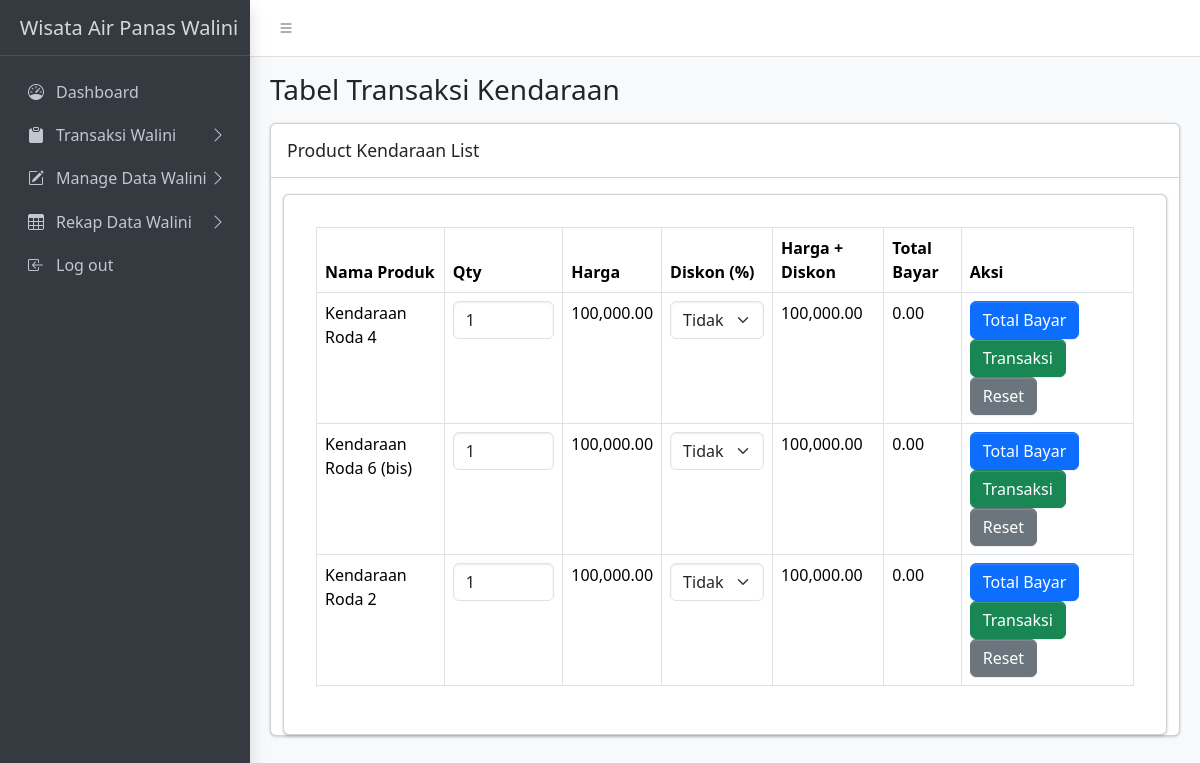
/admin/transaksi/kendaraan/kendaraan.php, run on an earlier commit of the app's database.
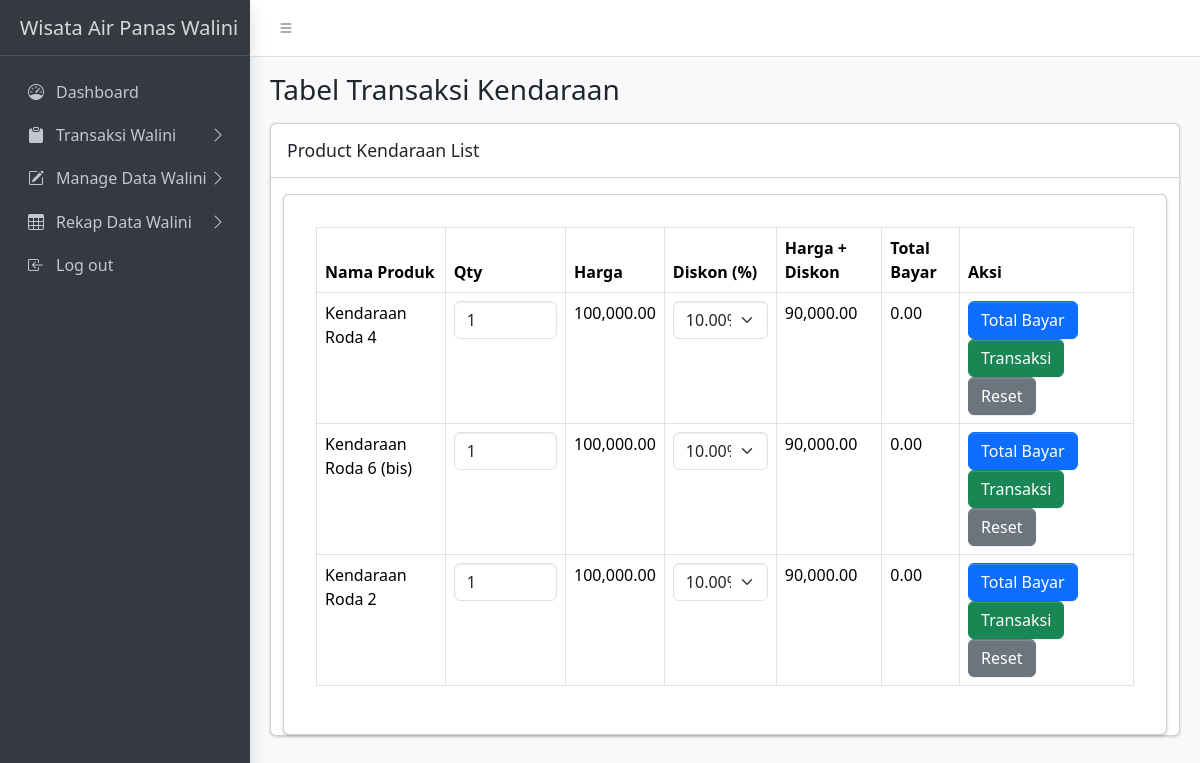
And on a later commit of the database.
### tables this page shows
CREATE TABLE `products` (
  `id_product` int(11) NOT NULL,
  `nama_product` varchar(100) NOT NULL,
  `kategori_product` enum('Kolam Renang','Kendaraan','PlayGround','Penginapan','Kelengkapan') NOT NULL,
  `sub_kategori_product` enum('Penginapan Bungalow','Penginapan Kerucut','Penginapan Lumbung','Penginapan Panggung') DEFAULT NULL,
  `harga_weekday` decimal(10,2) NOT NULL,
  `harga_weekend` decimal(10,2) NOT NULL,
  `created_at` datetime NOT NULL DEFAULT current_timestamp(),
  `updated_by` int(11) DEFAULT NULL,
  `img` varchar(255) NOT NULL,
  `updated_at` timestamp NOT NULL DEFAULT current_timestamp() ON UPDATE current_timestamp(),
  `status_penginapan` enum('terisi','kosong') DEFAULT 'kosong'
);

CREATE TABLE `discounts` (
  `id_discount` int(11) NOT NULL,
  `id_product` int(11) NOT NULL,
  `discount_value` decimal(10,2) NOT NULL,
  `created_at` datetime DEFAULT current_timestamp(),
  `updated_at` timestamp NOT NULL DEFAULT current_timestamp() ON UPDATE current_timestamp(),
  `id_user` int(11) NOT NULL
);

### admin/transaksi/kendaraan/kendaraan.php (the view, shortened to what this page needs)
<?php
require '../../../includes/db_connect.php';
?>
<!DOCTYPE html>
<html lang="en">
<head>
    <link rel="stylesheet" href="https://cdn.jsdelivr.net/npm/@fontsource/source-sans-3@5.0.12/index.css">
    <link rel="stylesheet" href="https://cdn.jsdelivr.net/npm/overlayscrollbars@2.3.0/styles/overlayscrollbars.min.css">
    <link rel="stylesheet" href="https://cdn.jsdelivr.net/npm/bootstrap-icons@1.11.0/font/bootstrap-icons.min.css">
    <link rel="stylesheet" href="../../../assets/css/adminlte.css">
    <link rel="stylesheet" href="https://cdn.jsdelivr.net/npm/apexcharts@3.37.1/dist/apexcharts.css">
    <link rel="stylesheet" href="https://cdn.jsdelivr.net/npm/jsvectormap@1.5.3/dist/css/jsvectormap.min.css">
</head>
<body class="layout-fixed sidebar-expand-lg bg-body-tertiary">
    <div class="app-wrapper">
        <nav class="app-header navbar navbar-expand bg-body">
            <div class="container-fluid">
                <ul class="navbar-nav">
                    <li class="nav-item"> <a class="nav-link" data-lte-toggle="sidebar" href="#" role="button"> <i class="bi bi-list"></i> </a> </li>
                </ul>
            </div>
        </nav>
        <aside class="app-sidebar bg-body-secondary shadow" data-bs-theme="dark">
            <div class="sidebar-brand"> <a href="../../index.php" class="brand-link"> <span class="brand-text fw-light">Wisata Air Panas Walini</span> </a> </div>
            <div class="sidebar-wrapper">
                <nav class="mt-2">
                    <ul class="nav sidebar-menu flex-column" data-lte-toggle="treeview" role="menu" data-accordion="false">
                        <li class="nav-item">
                            <a href="../../index.php" class="nav-link" role="menuitem">
                                <i class="nav-icon bi bi-speedometer"></i>
                                <p>Dashboard</p>
                            </a>
                        </li>
                        <li class="nav-item">
                            <a href="#" class="nav-link" role="menuitem">
                                <i class="nav-icon bi bi-clipboard-fill"></i>
                                <p>Transaksi Walini
                                </p>
                            </a>
                        <li class="nav-item">
                            <a href="#" class="nav-link" role="menuitem">
                                <i class="nav-icon bi bi-pencil-square"></i>
                                <p>Manage Data Walini
                                </p>
                            </a>
                        </li>
                        <li class="nav-item">
                            <a href="#" class="nav-link" role="menuitem">
                                <i class="nav-icon bi bi-table"></i>
                                <p>Rekap Data Walini
                                </p>
                            </a>
                        </li>
                        <li class="nav-item">
                            <a href="#logout" onclick="logout()" class="nav-link" role="menuitem">
                                <i class="nav-icon bi bi-box-arrow-in-left"></i>
                                <p>Log out</p>
                            </a>
                        </li>
                    </ul>
                </nav>
            </div>
        </aside>
        <main class="app-main">
            <div class="app-content-header">
                <div class="container-fluid">
                    <div class="row">
                        <div class="col-sm-6">
                            <h3 class="mb-0">Tabel Transaksi Kendaraan</h3>
                        </div>
                    </div>
                </div>
            </div>
            <div class="app-content">
                <div class="container-fluid">
                    <div class="row">
                        <div class="col-md-12">
                            <div class="card mb-4">
                                <div class="card-header">
                                    <h3 class="card-title">Product Kendaraan List</h3>
                                </div>
                                <div class="container-fluid">
                                    <div class="card mt-3 p-3">
                                        <div class="card-body">
                                            <div class="table-responsive">
                                                <table class="table table-bordered table-hover">
                                                    <thead>
                                                        <tr>
                                                            <th>Nama Produk</th>
                                                            <th>Qty</th>
                                                            <th>Harga</th>
                                                            <th>Diskon (%)</th>
                                                            <th>Harga + Diskon</th>
                                                            <th>Total Bayar</th>
                                                            <th>Aksi</th>
                                                        </tr>
                                                    </thead>
                                                    <tbody>
                                                    <?php
                                                        $sql = "SELECT p.*, d.discount_value
                                                                FROM products p
                                                                LEFT JOIN discounts d ON p.id_product = d.id_product
                                                                WHERE p.kategori_product = 'Kendaraan'";
                                                        $result = $conn->query($sql);
                                                        if ($result->num_rows > 0) {
                                                            while ($row = $result->fetch_assoc()) {
                                                                $hari = date('l');
                                                                $harga = ($hari == 'Saturday' || $hari == 'Sunday') ? $row['harga_weekend'] : $row['harga_weekday'];
                                                                $diskon = isset($row['discount_value']) ? $row['discount_value'] : 0;
                                                                $harga_diskon = $diskon > 0 ? $harga - ($harga * ($diskon / 100)) : $harga;
                                                                ?>
                                                           <tr
                                                            data-id-product="<?= $row['id_product']; ?>"
                                                            data-id-discount="<?= isset($row['discount_value']) ? $row['discount_value'] : 0; ?>"
                                                            data-nama-product="<?= htmlspecialchars($row['nama_product']); ?>"
                                                            data-username="<?= $_SESSION['username']; ?>"
                                                            >
                                                                    <td><?= htmlspecialchars($row['nama_product']); ?></td>
                                                                    <td>
                                                                        <input type="number" class="form-control qty-input" value="1" data-harga="<?= $harga; ?>" data-diskon="<?= $diskon; ?>" />
                                                                    </td>
                                                                    <td><?= number_format($harga, 2); ?></td>
                                                                    <td>
                                                                        <select class="form-select diskon-select">
                                                                            <option value="0" <?= ($diskon == 0) ? 'selected' : ''; ?>>Tidak ada diskon</option>
                                                                            <option value="<?= $diskon; ?>" <?= ($diskon > 0) ? 'selected' : ''; ?>><?= $diskon; ?>%</option>
                                                                        </select>
                                                                    </td>
                                                                    <td class="harga-diskon"><?= number_format($harga_diskon, 2); ?></td>
                                                                    <td class="total-bayar">0.00</td>
                                                                    <td>
                                                                        <button class="btn btn-primary btn-total-bayar" onclick="calculateRowTotal(this)">Total Bayar</button>
                                                                        <button class="btn btn-success btn-transaksi" onclick="prosesTransaksi(this)">Transaksi</button>
                                                                        <button class="btn btn-secondary btn-reset" onclick="resetRow(this)">Reset</button>
                                                                    </td>
                                                                </tr>
                                                                <?php
                                                            }
                                                        } else {
                                                            echo '<tr><td colspan="7" class="text-center">Tidak ada data produk.</td></tr>';
                                                        }
                                                    ?>
                                                    </tbody>
                                                </table>
                                            </div>
                                        </div>
                                    </div>
                                </div>
                            </div>
                        </div>
                    </div>
                </div>
            </div>
        </main>
    </div>
</body>
</html>

What changed in the data, as far as the page shows it:
no longer on this page (row unchanged): products: nama_product "Kendaraan Roda 4", harga_weekday "100,000.00", value "Tidak ada diskon", harga_diskon "100,000.00"
no longer on this page (row unchanged): products: nama_product "Kendaraan Roda 6 (bis)", harga_weekday "100,000.00", value "Tidak ada diskon", harga_diskon "100,000.00"
no longer on this page (row unchanged): products: nama_product "Kendaraan Roda 2", harga_weekday "100,000.00", value "Tidak ada diskon", harga_diskon "100,000.00"
added discounts: id_product.nama_product "Kendaraan Roda 4", id_product.harga_weekday "100,000.00", discount_value "10.00%", discount_value.harga_weekday "90,000.00"
added discounts: id_product.nama_product "Kendaraan Roda 6 (bis)", id_product.harga_weekday "100,000.00", discount_value "10.00%", discount_value.harga_weekday "90,000.00"
added discounts: id_product.nama_product "Kendaraan Roda 2", id_product.harga_weekday "100,000.00", discount_value "10.00%", discount_value.harga_weekday "90,000.00"
